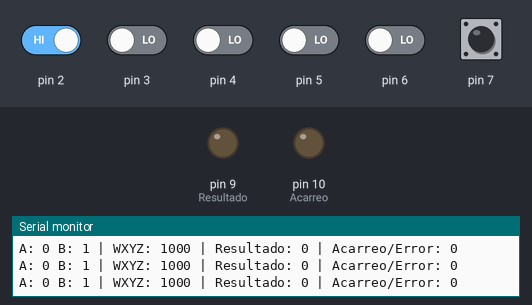
A sketch run on a simulated Arduino Uno, built with avr-gcc and run on an emulated ATmega328P. Parts: output pins drawn as LEDs (lit = HIGH), the last lines printed to the serial monitor. The test bench sets the inputs (shaded band); at power-on: pin 2, pin 7 HIGH, pin 3–6 LOW.

Above: at 1.4 s.
1.5 s: pin 2 driven LOW
At 2.7 s:
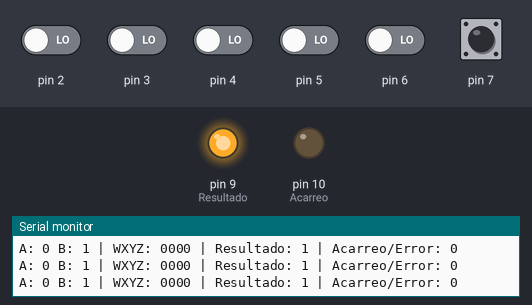
3.0 s: pin 5 driven HIGH
At 4.2 s:
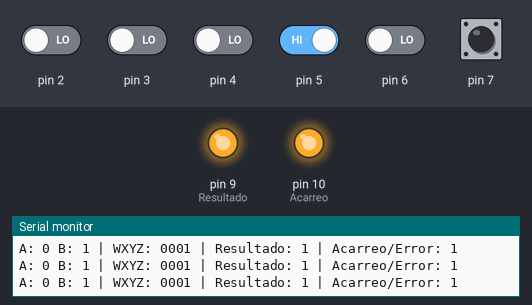
4.5 s: pin 5 driven LOW
At 5.5 s:
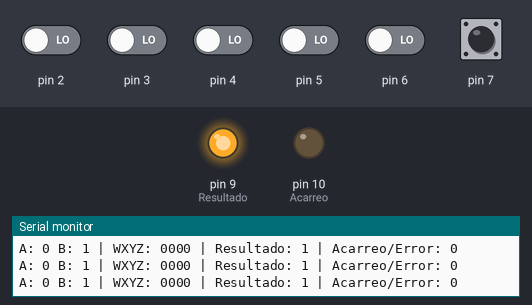
6.0 s: pin 6 driven HIGH
At 6.9 s:
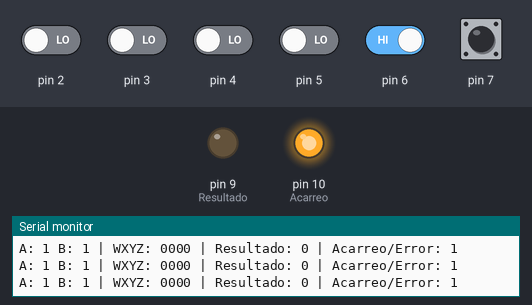
7.5 s: pin 6 driven LOW
At 8.2 s:
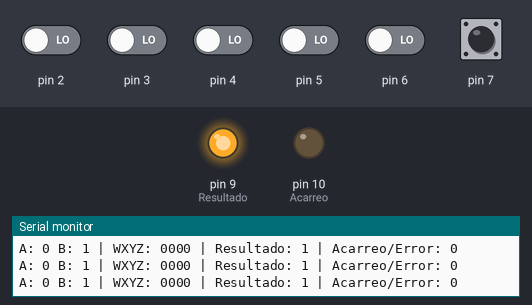
Timing chart, 0 to 10.0 s (numbered marks = the images above; inputs shaded):
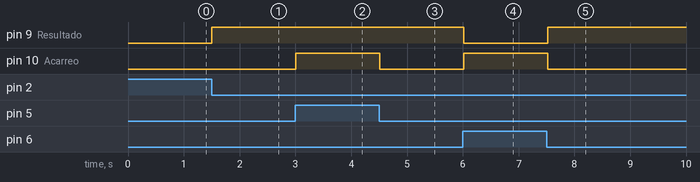

The sketch:

Operacion_ALU.ino
```cpp
int W = 0;
int X = 0;
int Y = 0;
int Z = 0;
int A = 0;
int B = 0;

void setup() {
  pinMode(2, INPUT);  // W
  pinMode(3, INPUT);  // X
  pinMode(4, INPUT);  // Y
  pinMode(5, INPUT);  // Z
  pinMode(6, INPUT);  // A
  pinMode(7, INPUT);  // B

  pinMode(9, OUTPUT);  // Resultado
  pinMode(10, OUTPUT); // Acarreo/Error

  Serial.begin(9600);
}

void loop() {
  digitalWrite(9, LOW);
  digitalWrite(10, LOW);

  W = digitalRead(2);
  X = digitalRead(3);
  Y = digitalRead(4);
  Z = digitalRead(5);
  A = digitalRead(6);
  B = digitalRead(7);

  // Suma → 0000
  if (!W && !X && !Y && !Z) {
    if (A ^ B) digitalWrite(9, HIGH);
    if (A & B) digitalWrite(10, HIGH);
  }

  // Resta → 0001
  if (!W && !X && !Y && Z) {
    if (A ^ B) digitalWrite(9, HIGH);
    if (!A && B) digitalWrite(10, HIGH);
  }

  // Multiplicación → 0010
  if (!W && !X && Y && !Z) {
    if (A & B) digitalWrite(9, HIGH);
  }

  // División → 0011
  if (!W && !X && Y && Z) {
    if (B == 0) {
      digitalWrite(10, HIGH);  // Error
    } else {
      if (A) digitalWrite(9, HIGH);  // 1/1 o 1/any = 1
    }
  }

  // AND → 0100
  if (!W && X && !Y && !Z) {
    digitalWrite(9, A & B);
  }

  // XOR → 0101
  if (!W && X && !Y && Z) {
    digitalWrite(9, A ^ B);
  }

  // OR → 0110
  if (!W && X && Y && !Z) {
    digitalWrite(9, A | B);
  }

  // XNOR (nueva) → 0111
  if (!W && X && Y && Z) {
    digitalWrite(9, !(A ^ B));
  }

  // Serial Monitor
  Serial.print("A: "); Serial.print(A);
  Serial.print(" B: "); Serial.print(B);
  Serial.print(" | WXYZ: "); Serial.print(W); Serial.print(X); Serial.print(Y); Serial.print(Z);
  Serial.print(" | Resultado: "); Serial.print(digitalRead(9));
  Serial.print(" | Acarreo/Error: "); Serial.println(digitalRead(10));

  delay(300);
}
```

Measured:
- after the input at 1.5 s, pin 9 (Resultado): LOW → HIGH at once
- after the input at 3.0 s, pin 10 (Acarreo): LOW → HIGH at once
- after the input at 4.5 s, pin 10 (Acarreo): HIGH → LOW at once
- after the input at 6.0 s, pin 9 (Resultado): HIGH → LOW at once; pin 10 (Acarreo): LOW → HIGH at once
- after the input at 7.5 s, pin 9 (Resultado): LOW → HIGH at once; pin 10 (Acarreo): HIGH → LOW at once
